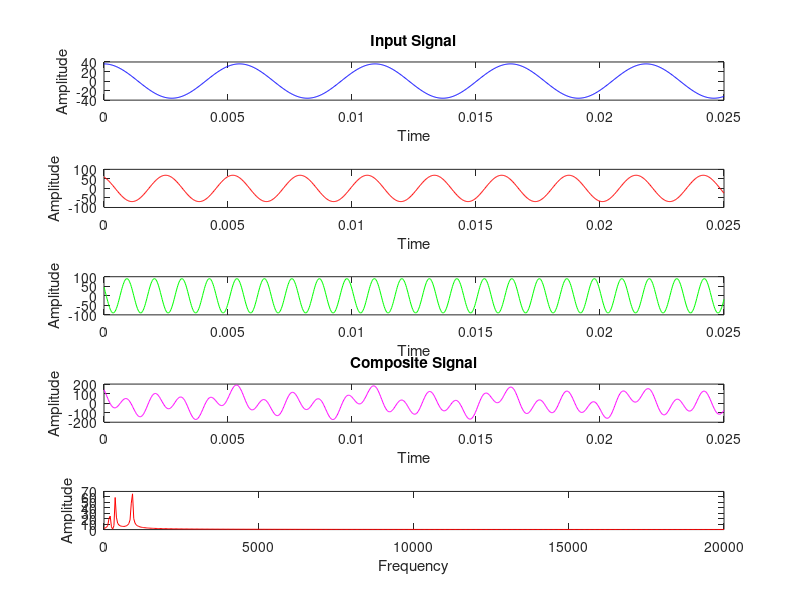
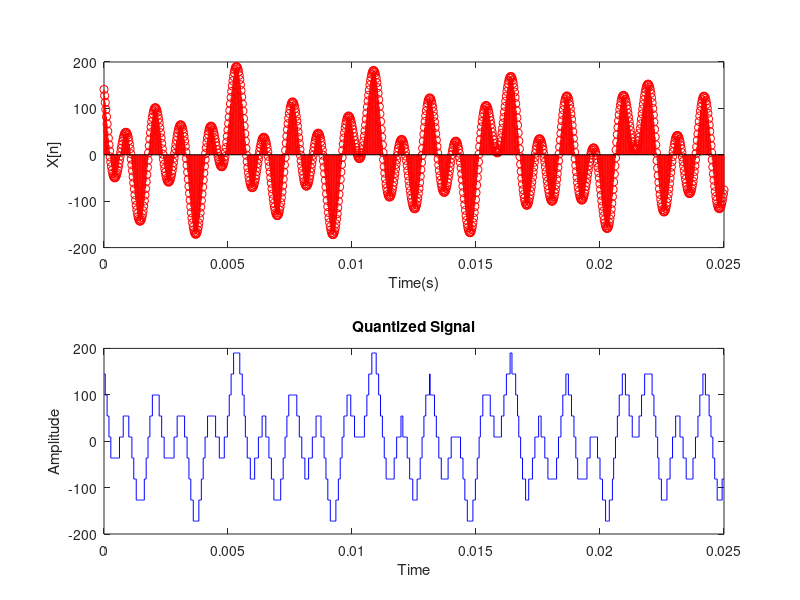

Reproduce these figures in MATLAB, in order. (Note: this script raises an error after producing the figures.)
%MY ID= 18-36902-1
A = 1;
B = 8;
C = 3;
D = 6;
E = 9;
F = 0;
G = 2;
H = 1;
AMP1 = 36; %CD
AMP2 = 69; %DE
AMP3 = 90; %EF
FREQ1 = 183; %ABC
FREQ2 = 369; %CDE
FREQ3 = 902; %EFG
 
% 1)
 
deg1 = deg2rad(30);
deg2 = deg2rad(60);
FREQs = 40e3; 
T1 = 0:1/FREQs:0.025;
FREQ5 = 1./T1;
subplot(5,1,1);
X1 = AMP1*cos(2*pi*FREQ1*T1);
plot(T1, X1,'b');
xlabel('Time');
ylabel('Amplitude');
title('Input Signal')
subplot(5,1,2);
X2 = AMP2*cos(2*pi*FREQ2*T1+deg1);
plot(T1, X2, 'r');
xlabel('Time');
ylabel('Amplitude');
subplot(5,1,3);
X3 = AMP3*cos(2*pi*FREQ3*T1+deg2);
plot(T1, X3,'g');
xlabel('Time');
ylabel('Amplitude');
subplot(5,1,4);
X = X1 + X2 + X3;
plot(T1, X,'m');
xlabel('Time');
ylabel('Amplitude');
title('Composite Signal')
subplot(5,1,5);
N = length(X);                                
Ts = mean(diff(T1));                                                             
Fn = FREQs/2;                                          
FT_Signal = fft(X)/N;                          
Fv = linspace(0, 1, fix(N/2)+1)*Fn;                 
Iv = 1:length(Fv);                                  
plot(Fv, abs(FT_Signal(Iv))*2,'r');
xlabel('Frequency');
ylabel('Amplitude');
 
 
 
% 2) 
 
T2 = 0:1/FREQs:0.025;
L = 8;
delta = (max(X)-min(X))/L;
Xq = min(X) + (round((X-min(X))/delta)).*delta;
figure;
subplot(2,1,1);
stem(T2, X,'r');
xlabel('Time(s)')
ylabel('X[n]')
subplot(2, 1, 2);
stairs(T2, Xq,'b');
title('Quantized Signal')
xlabel('Time')
ylabel('Amplitude')
 
 
% 3) 
 
a = 0.1;
noise = a * randn(size(X));
noisySignal = X + noise;
n = 2;
powfund = A^2/2;
powhurm = a^2/2;
THD = thd(noisySignal, 2);
defTHD = 10*log(powhurm / powfund);
bandwidth_with = obw(noisySignal, FREQs);
bandwidth_without = obw(X, FREQs);
SNR = snr(noisySignal);
defSNR= 10*log10(powfund/a);
capacity = bandwidth_with * log2(1+SNR);
SINAD = sinad(noisySignal);
L = 2^(capacity/(2*bandwidth_without));
 
% 4)
 
output = [bandwidth_with bandwidth_without; capacity L; SNR SINAD]


